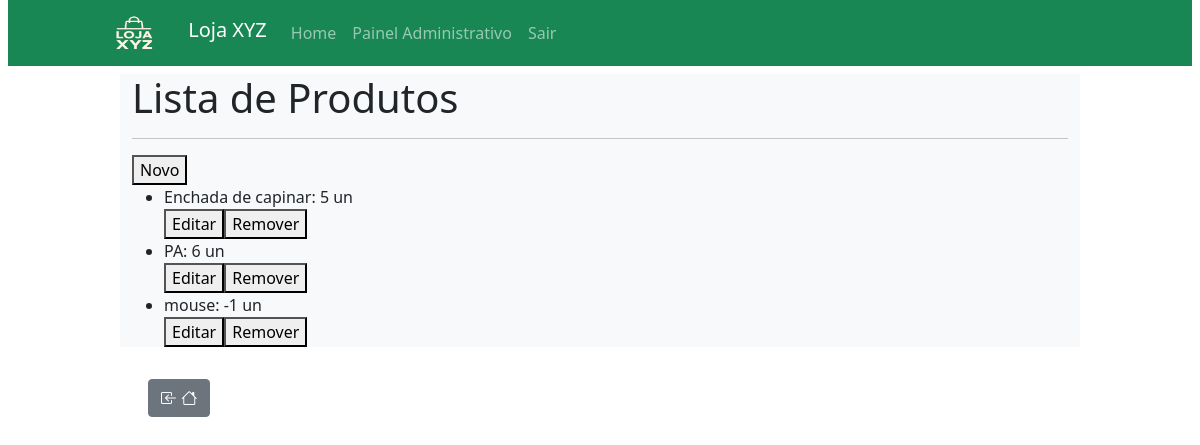
/produtos (signed in), run on an earlier commit of the app's database.
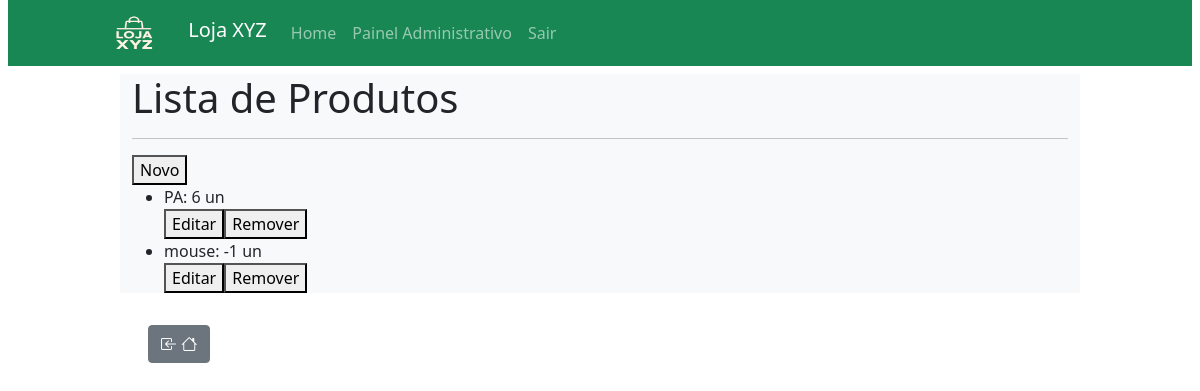
And on a later commit of the database.
### estoque_app/models.py (models this page shows, shortened)
class Produto(models.Model):
    nome = models.CharField(max_length=100)
    descricao = models.TextField(blank=True, null=True)
    quantidade_estoque = models.IntegerField()
    categoria = models.ForeignKey(Categoria, on_delete=models.CASCADE, related_name='produtos')

### estoque_app/views.py (the view)
# urls.py: path('produtos', views.produtos, name='produtos'),
@login_required
def produtos(request):
    produtos = Produto.objects.all().order_by('nome')
    contexto = {'produtos' : produtos}
    return render(request,'produto/produtos.html', contexto)

### estoque_app/templates/produto/produtos.html (shortened to what this page needs)
{% extends 'base.html' %}
{% block conteudo %}
<h1>Lista de Produtos</h1>
<hr>
<a href="{% url 'novo_produto' %}"><button>Novo</button></a>
<div class="produtos-lista">
    <ul>
        {% for produto in produtos %}
        <li>{{ produto.nome }}: {{ produto.quantidade_estoque }} un</li>
        <a href="{% url 'editar_produto' produto.id %}"><button>Editar</button></a><a
            href="{% url 'excluir_produto' produto.id %}"><button>Remover</button></a>
        {% empty %}
        <li>Nenhuma produto cadastrado.</li>
        {% endfor %}
    </ul>
</div>
{% endblock %}

What changed in the data, as far as the page shows it:
removed Produto: nome "Enchada de capinar", quantidade_estoque "5"
